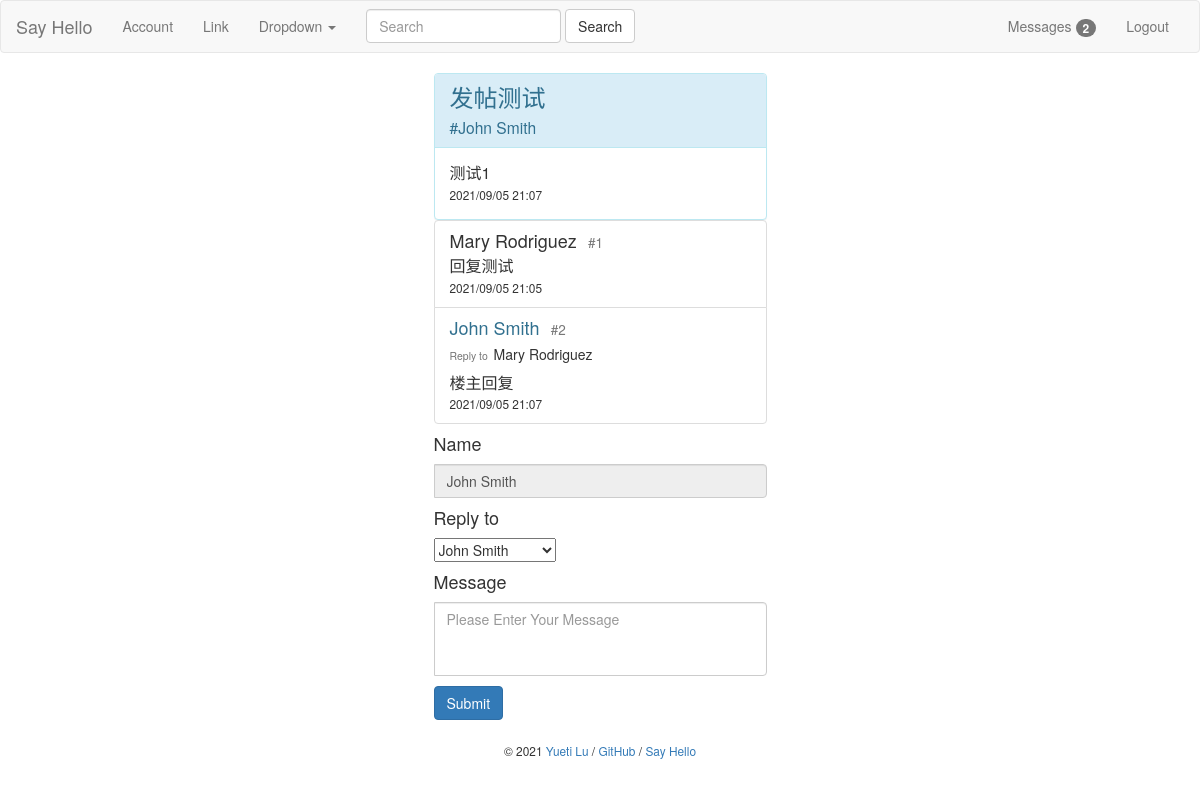
The app's page /post/1 (signed in) with its own data.
### bluelog/models.py (models this page shows)
class Post(db.Model):
    id = db.Column(db.Integer, primary_key=True)
    title = db.Column(db.String(60))
    body = db.Column(db.Text)
    name = db.Column(db.String(60))
    clickNum = db.Column(db.Integer, default=0)
    commentNum = db.Column(db.Integer, default=0)
    postTime = db.Column(db.DateTime, default=datetime.now)
    timestamp = db.Column(db.DateTime, default=datetime.now)
    user_id = db.Column(db.Integer, db.ForeignKey('user.id'))
    user = db.relationship('User', back_populates='posts')
    comments = db.relationship('Comment', back_populates='post', cascade='all,delete-orphan')

class Comment(db.Model):
    id = db.Column(db.Integer, primary_key=True)
    name = db.Column(db.String(30))
    body = db.Column(db.Text)
    replyTo = db.Column(db.String(30))
    commentFloor = db.Column(db.Integer)
    from_admin = db.Column(db.Boolean, default=False)
    timestamp = db.Column(db.DateTime, default=datetime.now, index=True)
    post_id = db.Column(db.Integer, db.ForeignKey('post.id'))
    post = db.relationship('Post', back_populates='comments')
    user_id = db.Column(db.Integer, db.ForeignKey('user.id'))
    user = db.relationship('User', back_populates='comments')

class FakeName(db.Model):
    id = db.Column(db.Integer, primary_key=True)
    post_id = db.Column(db.Integer)
    user_id = db.Column(db.Integer)
    name = db.Column(db.String)

### bluelog/blueprints/blog.py (the view, shortened to what this page needs)
@blog_bp.route('/post/<int:post_id>', methods=['GET', 'POST'])
def replyPage(post_id):
    replyForm = ReplyForm()
    fakesNames = FakeName.query.filter_by(post_id=post_id).all()
    replyForm.toName.choices = [(fakeName.name, fakeName.name) for fakeName in fakesNames]
    post = Post.query.get(post_id)
    post.clickNum += 1
    comments = post.comments
    db.session.commit()
    if current_user.is_authenticated:
        user = User.query.get(current_user.id)
        fakeName = FakeName.query.filter(and_(FakeName.post_id == post_id, FakeName.user_id == user.id)).first()
        if fakeName:
            replyForm.name.data = fakeName.name
        else:
            replyForm.name.data = fake.name()
    else:
        replyForm.name.data = fake.name()
    return render_template('blog/reply.html',
                           comments=comments,
                           form=replyForm,
                           post=post)

### bluelog/forms.py
class ReplyForm(FlaskForm):
    name = StringField('Name', validators=[DataRequired()])
    body = TextAreaField('Message', validators=[DataRequired(), Length(1, 200)])
    toName = SelectField('Reply to', choices=[])
    submit = SubmitField()

class SearchForm(FlaskForm):
    body = StringField('SearchMessage', validators=[DataRequired()])
    submit = SubmitField('Search')

### bluelog/__init__.py (called while the page is built)
def register_template_context(app):
    @app.context_processor
    def injectSearchForm():
        searchForm = SearchForm()
        return dict(searchForm=searchForm)
    @app.context_processor
    def injectUnreadMessage():
        if current_user.is_authenticated:
            user = User.query.get(current_user.id)
            unreadMessageNum = UnreadMessage.query.filter(and_(UnreadMessage.user_id == user.id,
                                                               UnreadMessage.haveRead == 0)).count()
            return dict(unreadMessageNum=unreadMessageNum)
        else:
            return dict(unreadMessageNum=0)

### bluelog/extensions.py (called while the page is built)
@login_manager.user_loader
def load_user(user_id):
    from bluelog.models import User
    user = User.query.get(int(user_id))
    return user

### bluelog/templates/blog/reply.html (shortened to what this page needs)
{% extends 'base.html' %}
{% from "macros.html" import show_flash with context %}
{% from "macros.html" import show_footer %}
{% from "macros.html" import show_comment_in_post %}
{% block content %}
    <div class="col-md-4"></div>
    <div class="col-md-4">
        <div class="panel panel-info" style="margin:0 auto; width:90%;">
            <div class="panel-heading">
                <h3 class="panel-title" style="font-size: x-large">{{ post.title }}<br><small>#{{ post.name }}</small></h3>
            </div>
            <div class="panel-body">
                <p class="list-group-item-text" style="width: 100%; word-break: break-all; word-wrap: break-word; font-size: medium">{{ post.body }}</p>
                <small>
                    {{ post.timestamp.strftime('%Y/%m/%d %H:%M') }}
                </small>
            </div>
        </div>
        <ul class="list-group" style="margin:0 auto; width:90%">
            {% for comment in comments %}
                {{ show_comment_in_post(comment) }}
            {% endfor %}
        </ul>
        <form role="form" method="post">
            <div class="form-group">
                <div class="input-group" style="margin:0 auto; width:90%">
                    {{ form.name.label(class="h4") }}<br>
                    {{ form.name(class="form-control ", placeholder="Username", readonly="readonly") }}
                </div>
                <h4 style="margin-left: 5%">Reply to</h4>
                <div class="input-group" style="margin:0 auto; width:90%">
                    {{ form.toName(class="selectpicker") }}
                </div>
                <div class="input-group" style="margin:0 auto; width:90%">
                    {{ form.body.label(class="h4") }}<br>
                    {{ form.body(class="form-control", placeholder="Please Enter Your Message", rows="3", style="resize: none;") }}
                </div>
                {{ form.submit(class="btn btn-primary", type="submit", style="margin-top: 10px; margin-left: 5%") }}
            </div>
        </form>
    {{ show_footer() }}
    </div>
    <div class="col-md-4"></div>
{% endblock %}

### bluelog/templates/base.html (shortened to what this page needs)
<!doctype html>
<html lang="zh-CN">
  <head>
    <link rel="stylesheet" href="{{ url_for('static', filename='/bootstrap-3.4.1-dist/css/bootstrap.min.css') }}">
    <link rel="stylesheet" href="https://cdn.jsdelivr.net/npm/bootstrap-select@1.13.9/dist/css/bootstrap-select.min.css">
    <link rel="stylesheet" href="https://stackpath.bootstrapcdn.com/bootstrap/3.4.1/css/bootstrap.min.css">
  </head>
  <body>
    {% block nav %}
    <nav class="navbar navbar-default">
      <div class="container-fluid">
        <div class="navbar-header">
          <a class="navbar-brand" href="{{ url_for('blog.index') }}">Say Hello</a>
        </div>
        <div class="collapse navbar-collapse" id="bs-example-navbar-collapse-1">
          <ul class="nav navbar-nav">
            <li><a href="{{ url_for('admin.index') }}">Account</a></li>
            <li><a href="#">Link</a></li>
            <li class="dropdown">
              <a href="#" class="dropdown-toggle" data-toggle="dropdown" role="button" aria-haspopup="true" aria-expanded="false">Dropdown <span class="caret"></span></a>
            </li>
          </ul>
          <form class="navbar-form navbar-left" method="post" action="{{ url_for('blog.searchMessage') }}">
            <div class="form-group">
              {{ searchForm.body(class="form-control", placeholder="Search") }}
            </div>
              {{ searchForm.submit(type="submit", class="btn btn-default") }}
          </form>
          <ul class="nav navbar-nav navbar-right">
              {% if current_user.is_authenticated %}
                <li role="presentation"><a href="#">Messages <span class="badge">{{ unreadMessageNum }}</span></a></li>
                <li><a href="{{ url_for('auth.logout', next=request.full_path) }}">Logout</a></li>
              {% else %}
                <li><a href="{{ url_for('auth.login', next=request.full_path) }}">Login</a></li>
                <li><a href="{{ url_for('auth.register', next=request.full_path) }}">Register</a></li>
              {% endif %}
          </ul>
        </div>
      </div>
    </nav>
    {% endblock nav %}
    {% block content %}{% endblock content %}
  </body>
</html>

### bluelog/templates/macros.html (shortened to what this page needs)
{% macro show_footer() %}
    <footer class="text-center" style="margin-top: 20px;">
        <small> &copy; 2021 <a href="https://github.com/luyueti111" title="Written by Grey Li">Yueti Lu</a> /
            <a href="https://github.com/luyueti111/Bluelog" title="Fork me on GitHub">GitHub</a> /
            <a href="{{ url_for('blog.hello') }}" title="A HelloFlask project">Say Hello</a>
        </small>
    </footer>
{% endmacro %}
{% macro show_comment_in_post(comment) %}
    {% set post = comment.post %}
    <li class="list-group-item">
        {% if comment.name == post.name %}
            <h4 class="list-group-item-heading text-info">{{ comment.name }}<small>&nbsp;&nbsp;&nbsp;#{{ comment.commentFloor }}</small></h4>
        {% else %}
            <h4 class="list-group-item-heading">{{ comment.name }}<small>&nbsp;&nbsp;&nbsp;#{{ comment.commentFloor }}</small></h4>
        {% endif %}
        {% if comment.replyTo is not none and comment.replyTo != comment.name%}
            <h5><small>Reply to&nbsp;&nbsp;</small>{{ comment.replyTo }}</h5>
        {% endif %}
        <p class="list-group-item-text" style="width: 100%; word-break: break-all; word-wrap: break-word; font-size: medium">{{ comment.body }}</p>
        <small>
        {{ comment.timestamp.strftime('%Y/%m/%d %H:%M') }}
        </small>
    </li>
{% endmacro %}

### records on screen
Post: title "发帖测试", name "John Smith", body "测试1", timestamp "2021/09/05 21:07"
Comment: name "Mary Rodriguez", commentFloor "1", body "回复测试", timestamp "2021/09/05 21:05"
Comment: name "John Smith", commentFloor "2", replyTo "Mary Rodriguez", body "楼主回复", timestamp "2021/09/05 21:07"
FakeName: name "John Smith"

### other values on screen
{{ unreadMessageNum }} "2"
